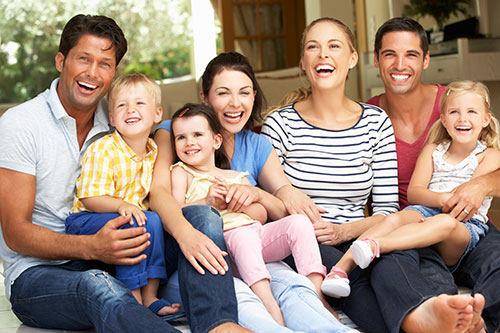
#> input picture group_photo.jpg, 500 x 333 px, given in place of the camera
$ python face_data_collect.py
#> lines starting #> are read from the running program, lines starting #| are printed output that depends on the picture; after the words box and inside, x2 and y2 are one past the last pixel; in counts of white or black regions, pixels touching at a corner belong together
# Python Script that captures images from your webcam video stream
# Extracts all Faces from the image frame (using haarcascades)
# Stores the Face information into numpy arrays

# 1. Read and show video stream, capture images
# 2. Detect Faces and show bounding box (haarcascade)
# 3. Flatten the largest face image(gray scale) and save in a numpy array
# 4. Repeat the above for multiple people to generate training data


import cv2
import numpy as np

#Init Camera
# 0 by default takes the inbuilt webcam
cap = cv2.VideoCapture(0)

# Face Detection
face_cascade = cv2.CascadeClassifier("haarcascade_frontalface_alt.xml")

skip = 0
face_data = []
dataset_path = './data/'
file_name = input("Enter the name of the person : ")
#> the answer given: group_photo.jpg
while True:
	ret,frame = cap.read()
#> frame is the input picture: shape (333, 500, 3); mean B, G, R 124.1, 137.8, 157.9

	#If for any reason the frame is not captured then try it again.
	if ret==False:
		continue

	gray_frame = cv2.cvtColor(frame,cv2.COLOR_BGR2GRAY)
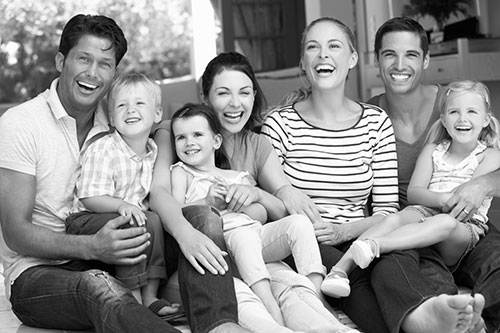
#> gray_frame: shape (333, 500); min 0, max 255, mean 142.2

	# faces will be a list of tuples containing (x,y,w,h) for every detected face
	faces = face_cascade.detectMultiScale(frame,1.3,5)
#> faces = [[296, 25, 57, 57], [440, 94, 48, 48], [373, 34, 55, 55], [62, 37, 61, 61], [208, 73, 52, 52], [108, 87, 46, 46], [167, 118, 48, 48]]
	if len(faces)==0:
		continue
	#Each face will be accomapanied with four parameters (x,y,w,h)
	#We will sort the faces on the basis of its area (w*h)=(f[2]*f[3])
	faces = sorted(faces,key=lambda f:f[2]*f[3])
#> faces = [[108, 87, 46, 46], [440, 94, 48, 48], [167, 118, 48, 48], [208, 73, 52, 52], [373, 34, 55, 55], [296, 25, 57, 57], [62, 37, 61, 61]]

	# Pick the last face (because it is the largest face acc to area(f[2]*f[3]))
	for face in faces[-1:]:
		x,y,w,h = face
		cv2.rectangle(frame,(x,y),(x+w,y+h),(0,255,255),2)

		#Extract (Crop out the required face from a given Frame) : Region of Interest
		#Offset is the extra pixel added around the face (Padding)
		offset = 10
		face_section = frame[y-offset:y+h+offset,x-offset:x+w+offset]
		face_section = cv2.resize(face_section,(100,100))

		#We are going to store every 10th frame
		skip += 1
		if skip%10==0:
			face_data.append(face_section)
			print(len(face_data))
#> this loop made 1 pass
#> (x, y, w, h, offset, skip) on pass 1: (62, 37, 61, 61, 10, 1)
#> pass 1, `face_section = frame[y-offset:y+h+offset,x-offset:x+w+offset]`:
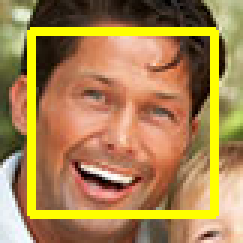
#> face_section: shape (81, 81, 3) (shown 3 times larger); mean B, G, R 79.7, 132.3, 168.8
#> pass 1, `face_section = cv2.resize(face_section,(100,100))`:
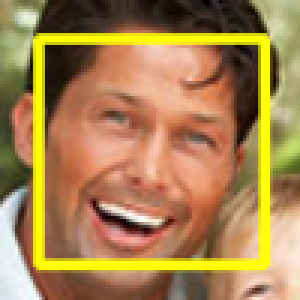
#> face_section: shape (100, 100, 3) (shown 3 times larger); mean B, G, R 79.6, 132, 168.5
#> after the loop:
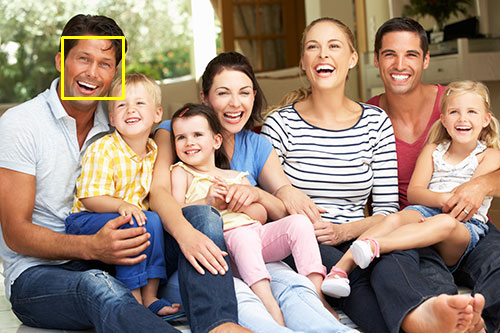
#> frame: shape (333, 500, 3); 0.44% of pixels changed, all inside (x1, y1, x2, y2) = (61, 36, 125, 100)
#> after the loop, face_data = []; skip = 1


	cv2.imshow("Frame",frame)
	cv2.imshow("Face Section",face_section)

	key_pressed = cv2.waitKey(1) & 0xFF
#> (key q is pressed here)
	if key_pressed == ord('q'):
		break

# Convert our face list array into a numpy array.
face_data = np.asarray(face_data)
#> face_data = empty array
# No of rows should be same as the number of faces detected.
#> (the run stopped early here; a loop or call above may not have finished)

$ run again, on swrajkantsharma402.jpg.jpeg
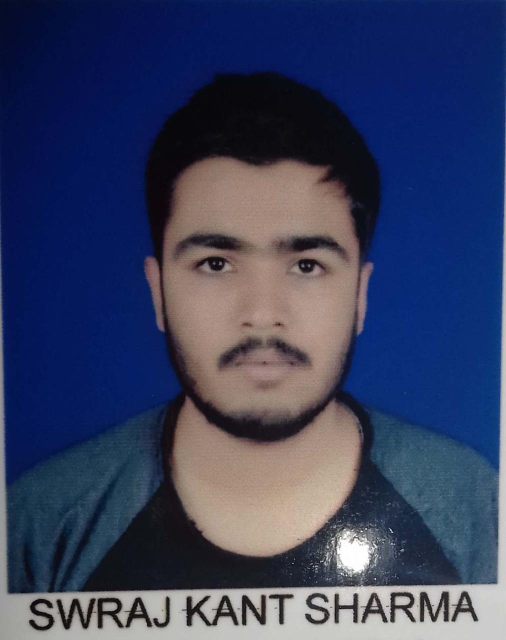
#> input picture swrajkantsharma402.jpg.jpeg, 1012 x 1280 px, given in place of the camera (shown at 1/2 size)
#> frame is the input picture: shape (1280, 1012, 3); mean B, G, R 95.4, 63.9, 55.8
#> faces = [[245, 310, 545, 545]]
#> the loop `for face in faces[-1:]:` made 1 pass
#> (x, y, w, h, offset, skip) on pass 1: (245, 310, 545, 545, 10, 1)
#> pass 1, `face_section = cv2.resize(face_section,(100,100))`:
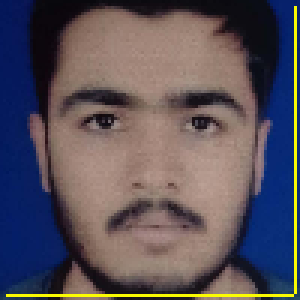
#> face_section: shape (100, 100, 3) (shown 3 times larger); mean B, G, R 90.8, 82.3, 90.6
#> after the loop `for face in faces[-1:]:`:
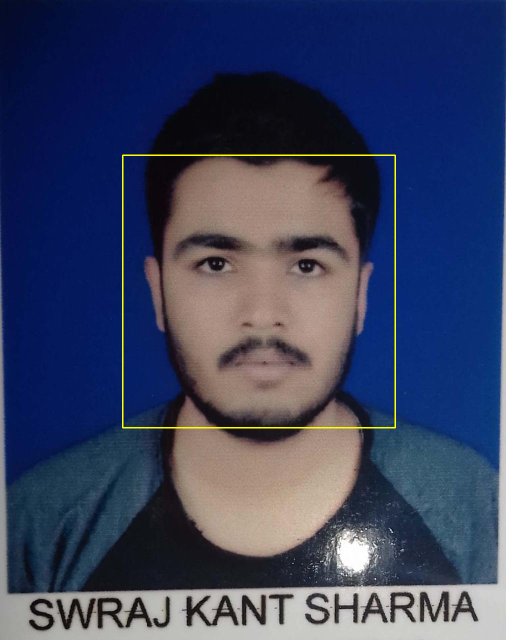
#> frame: shape (1280, 1012, 3) (shown at 1/2 size); 0.5% of pixels changed, all inside (x1, y1, x2, y2) = (244, 309, 792, 857)
#> after the loop `for face in faces[-1:]:`: face_data = []; skip = 1
#> `face_data = np.asarray(face_data)`: face_data = empty array
